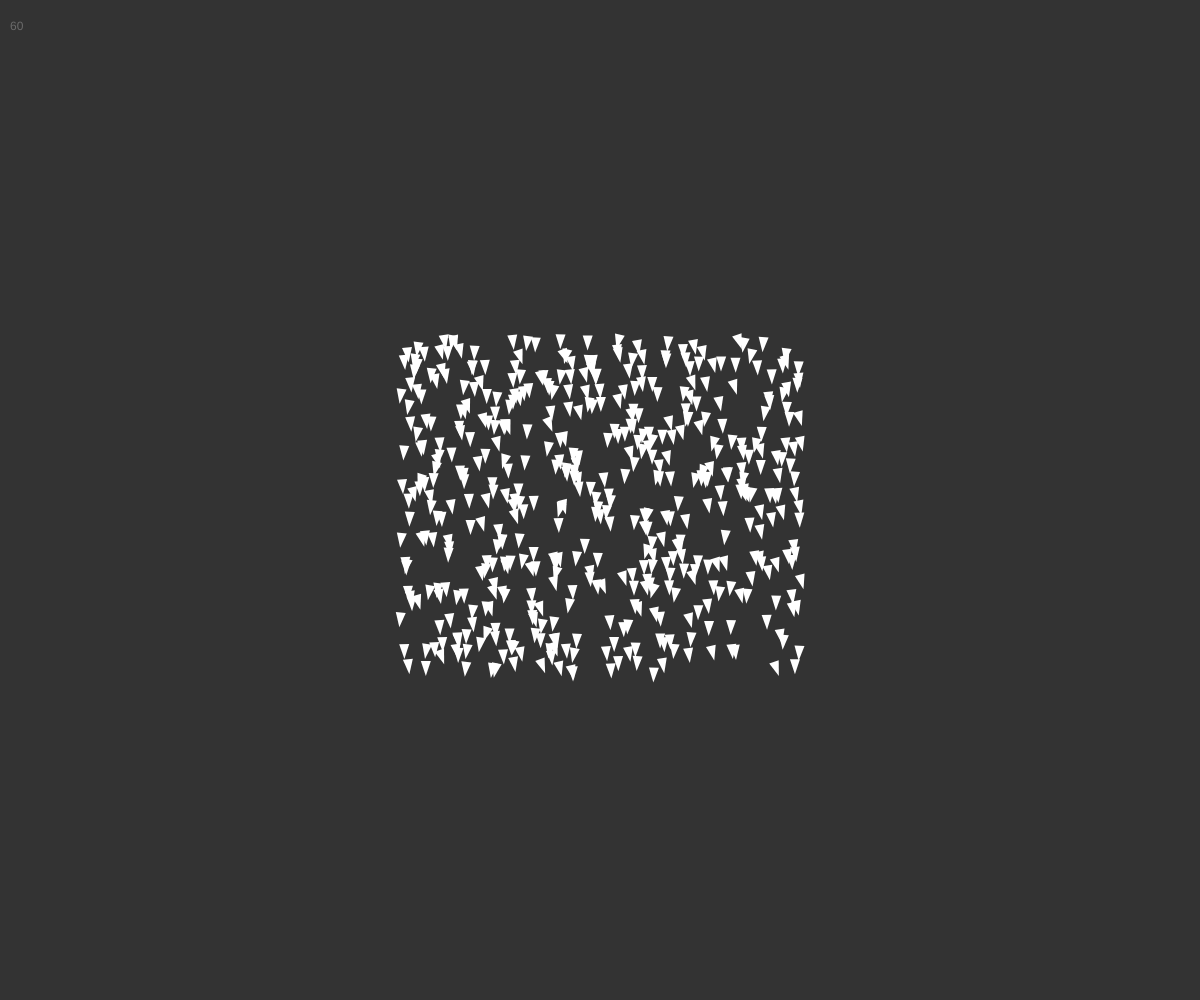
Frame 1 (no input)
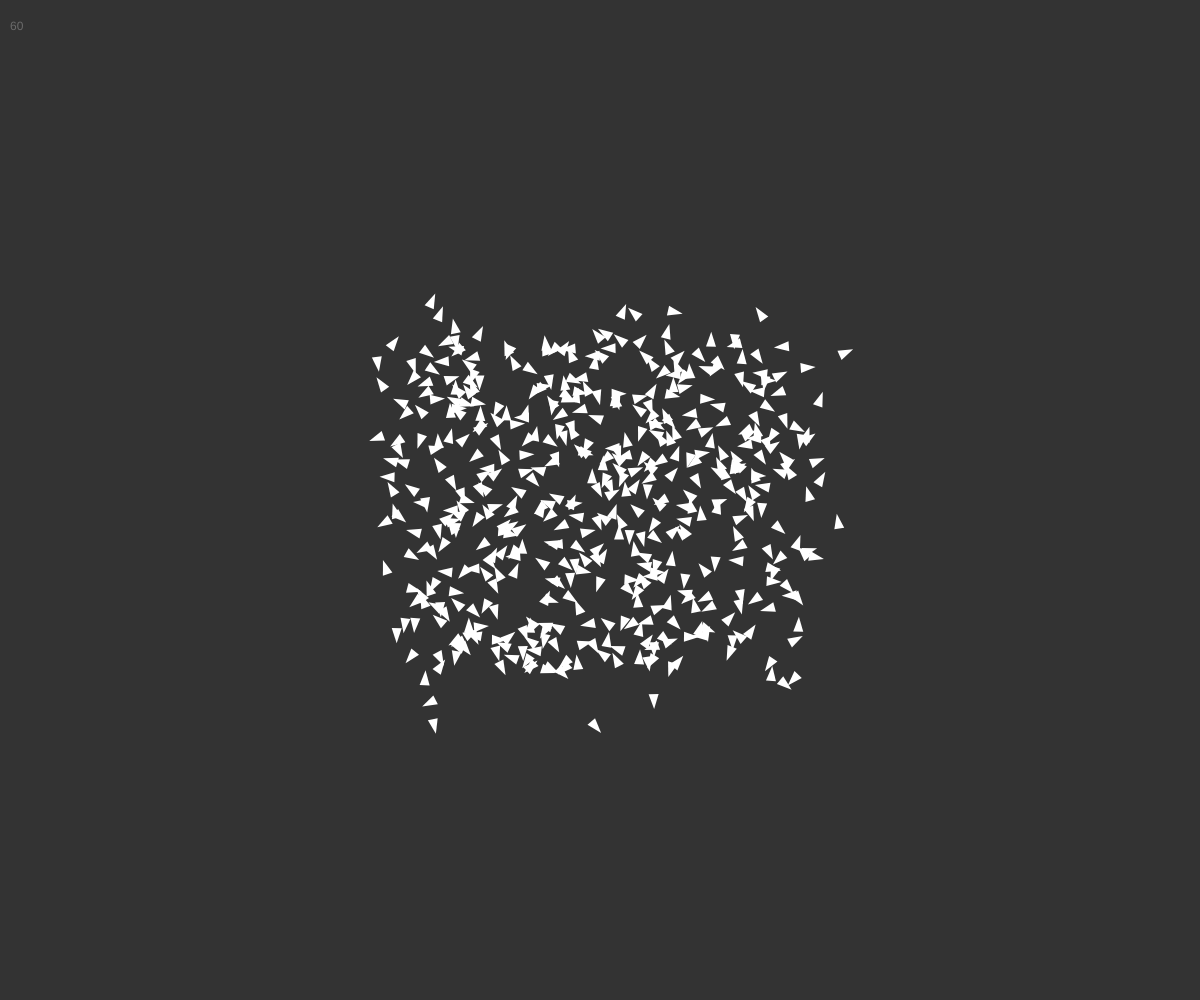
Frame 60 (no input)
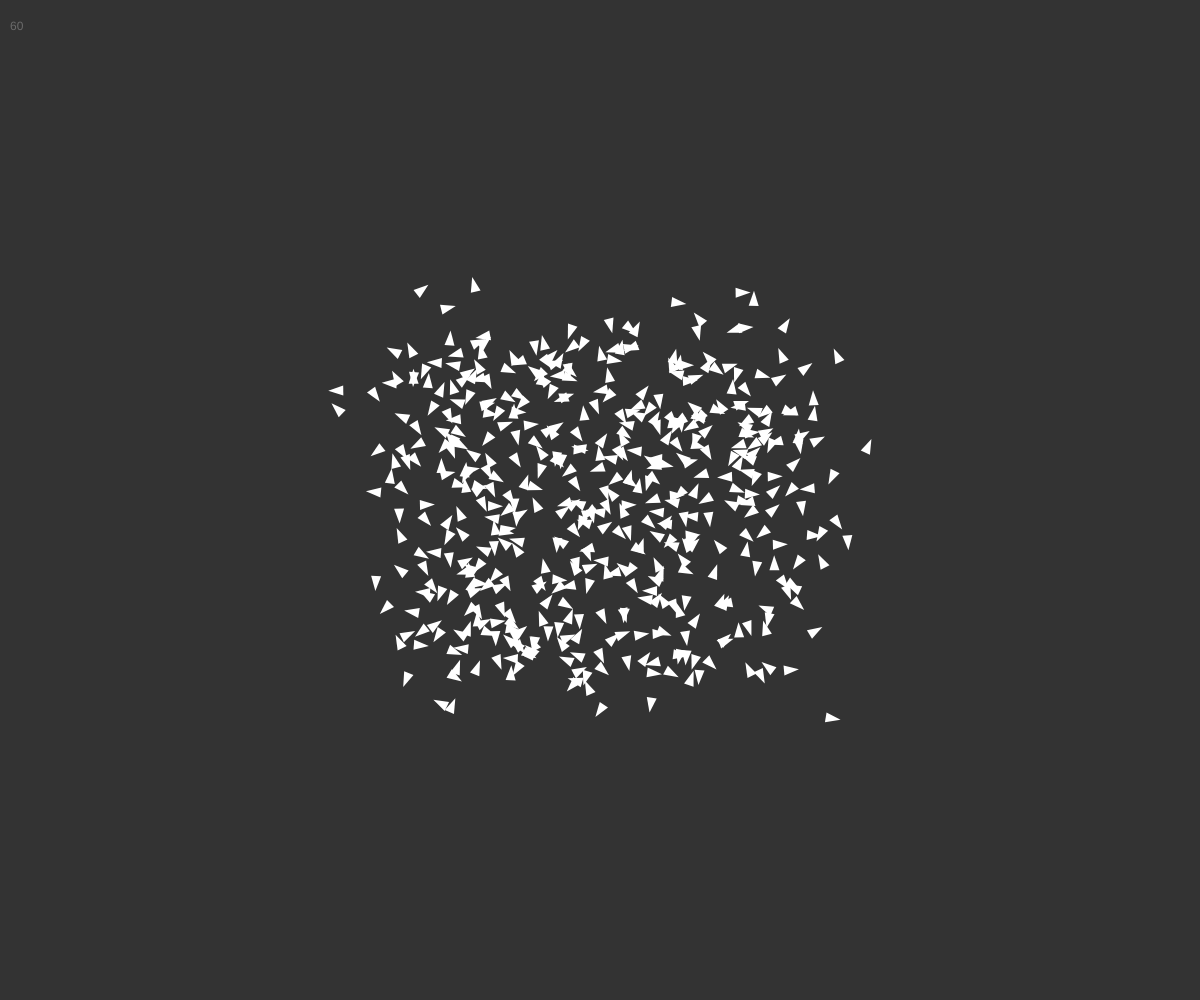
Frame 120 (the mouse pressed at the canvas centre since frame 60)

The p5.js sketch that drew these frames (run headless with seeded random() and noise() and a simulated clock; from frame 60 on, the mouse is pressed at the canvas centre):

// p5.js sketch
// ── sketch.js
var width,
  height,
  vs,
  off = 0;

function setup() {
  width = window.innerWidth;
  height = window.innerHeight;
  createCanvas(width, height);
  background(51);
  vs = Array(500)
    .fill(null)
    .map(() => Vehicle.new());
  noStroke();
}

function draw() {
  off += 0.01;

  background(51);

  for (var i = 0; i < vs.length; i++) {
    Vehicle.update(vs[i], off);
    Vehicle.draw(vs[i]);
  }

  fill(255, 255, 255, 70);
  text(Math.round(frameRate()), 10, 30);
}

var Vehicle = {
  size: 5,
  new() {
    return {
      pos: createVector(
        random(width / 3, (width / 3) * 2),
        random(height / 3, (height / 3) * 2)
      ),
      vel: createVector(0, 1),
      off: random(0, 2000)
    };
  },
  update(v, t) {
    v.pos.add(v.vel);
    v.vel.rotate(noise(v.off + t) - 0.5);
  },
  draw(v) {
    push();
    fill(255);
    translate(v.pos.x, v.pos.y);
    line(0, 0, v.vel.x * 20, v.vel.y * 20);
    rotate(v.vel.heading() + 3 * HALF_PI);
    triangle(0, Vehicle.size * 3, Vehicle.size, 0, -Vehicle.size, 0);
    pop();
  }
};
